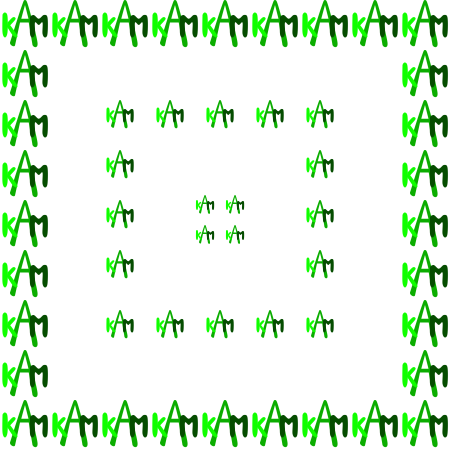
Frame 1 (no input)
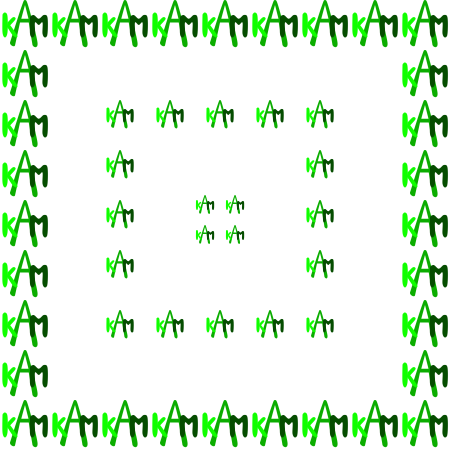
Frame 60 (the mouse pressed at the canvas centre just before this capture)
Frame 120 (the mouse held since frame 60 and released just before this capture): identical to frame 60, image omitted

The Processing sketch that drew these frames (run headless with seeded random() and noise(); from frame 60 on, the mouse is pressed at the canvas centre):

// Processing sketch: processing_37811
// ── processing_37811.pde

//homework 6
//copyright Kristen McConnell September 2011 Pittsburgh PA 15221

//Variables
float x,y,wd,ht;

//Color Variables
color col, col2, col3, col4, col5;

//Initial Setup
void setup()
{
 size(450,450);
 smooth();
 ellipseMode(CORNER);
 //background
 background(256,256,256);

 //Initial Color Settings
 col = color(255);
 col2 = color(11,173,0);
 col3 = color(16,255,0);
 col4 = color(5,77,0);
}

void draw()
{
 //Outer Square
 x = 0;
 while (x < width)
 {
   initials(x,0,50,50);
   initials(x,400,50,50);
   x = x + 50;
 }
 
  y = 0;
 while (y < height)
 {
   initials(0,y,50,50);
   initials(400,y,50,50);
   y = y + 50;
 }
 
 //Middle Square
 x = 105;
 while(x <.75*width)
 {
   initials(x,100,30,30);
   initials(x,310,30,30);
   x = x + 50;
 }
 
 y = 150;
 while (y <.66*height)
 {
   initials(105,y,30,30);
   initials(305,y,30,30);
   y = y + 50;
 }

 //Inner Square
 x = 195;
 while(x <.55*width)
 {
   initials(x,195,20,20);
   initials(x,225,20,20);
   x = x + 30;
 }
}

void initials(float x, float y, float wd, float ht)
{
 //background circle;
 fill(col);
 noStroke();
 ellipse(x,y,wd,ht);

 //A: Color and Placement
 fill(col2);
 beginShape();
  curveVertex(x + .36*wd, y + .6*ht);
  curveVertex(x + .2*wd, y + .85*ht);
  curveVertex(x + .3*wd, y + .91*ht);
  curveVertex(x + .3*wd, y + .6*ht);
  vertex(x + .4*wd, y + .45*ht);
  vertex(x + .575*wd, y + .45*ht);
  vertex(x + .65*wd, y + .9*ht);
  curveVertex(x + .8*wd, y + .85*ht);
  curveVertex(x + .675*wd, y + .95*ht);
  curveVertex(x + .75*wd, y + .85*ht);
  curveVertex(x + .575*wd, y + .15*ht);
  curveVertex(x + .5*wd, y);
  curveVertex(x + .425*wd, y + .15*ht);
  curveVertex(x + .2*wd, y + .85*ht);
  curveVertex(x + .2*wd, y + .85*ht);
 endShape();

 //inside of the A: Color and Placement
 fill(col);
 beginShape();
  vertex(x + .425*wd, y + .375*ht);
  vertex(x + .57*wd, y + .375*ht);
  vertex(x + .5*wd, y + .1*ht);
  vertex(x + .425*wd, y + .375*ht);
 endShape();

 //back of the k: Color and Placement
 noStroke();
 fill(col3);
 beginShape();
  curveVertex(x + .05*wd, y + .45*ht);
  curveVertex(x + .05*wd, y + .3*ht);
  curveVertex(x + .1*wd, y + .25*ht);
  curveVertex(x + .15*wd, y + .325*ht);
  curveVertex(x + .15*wd, y + .65*ht);
  curveVertex(x + .1*wd, y + .75*ht);
  curveVertex(x + .05*wd, y + .65*ht);
  curveVertex(x + .05*wd, y + .3*ht);
  curveVertex(x + .05*wd, y + .3*ht);
 endShape();

 //top arm of k: Placement
 beginShape();
  curveVertex(x + .15*wd, y + .45*ht);
  curveVertex(x + .15*wd, y + .45*ht);
  curveVertex(x + .25*wd, y + .35*ht);
  curveVertex(x + .3*wd, y + .35*ht);
  curveVertex(x + .3*wd, y + .4*ht);
  curveVertex(x + .15*wd, y + .55*ht);
  curveVertex(x + .15*wd, y + .45*ht);
  curveVertex(x + .15*wd, y + .45*ht);
 endShape();

 //bottom arm of k: Placement
 beginShape();
  curveVertex(x + .15*wd, y + .5*ht);
  curveVertex(x + .17*wd, y + .5*ht);
  curveVertex(x + .2*wd, y + .5*ht);
  curveVertex(x + .34*wd, y + .7*ht);
  curveVertex(x + .325*wd, y + .75*ht);
  curveVertex(x + .25*wd, y + .7*ht);
  curveVertex(x + .15*wd, y + .55*ht);
  curveVertex(x + .15*wd, y + .55*ht);
 endShape();

 //M: Color and Placement
 fill(col4);
 beginShape();
  curveVertex(x + .7*wd, y + .45*ht);
  curveVertex(x + .6*wd, y + .35*ht);
  curveVertex(x + .675*wd, y + .3*ht);
  curveVertex(x + .775*wd, y + .375*ht);
  curveVertex(x + .875*wd, y + .3*ht);
  curveVertex(x + .95*wd, y + .35*ht);
  curveVertex(x + .95*wd, y + .675*ht);
  curveVertex(x + .9*wd, y + .75*ht);
  curveVertex(x + .85*wd, y + .675*ht);
  curveVertex(x + .85*wd, y + .45*ht);
  curveVertex(x + .775*wd, y + .5*ht);
  curveVertex(x + .7*wd, y + .45*ht);
  curveVertex(x + .7*wd, y + .675*ht);
  curveVertex(x + .65*wd, y + .75*ht);
  curveVertex(x + .6*wd, y + .675*ht);
  curveVertex(x + .6*wd, y + .35*ht);
  curveVertex(x + .6*wd, y + .35*ht);
 endShape();
}
